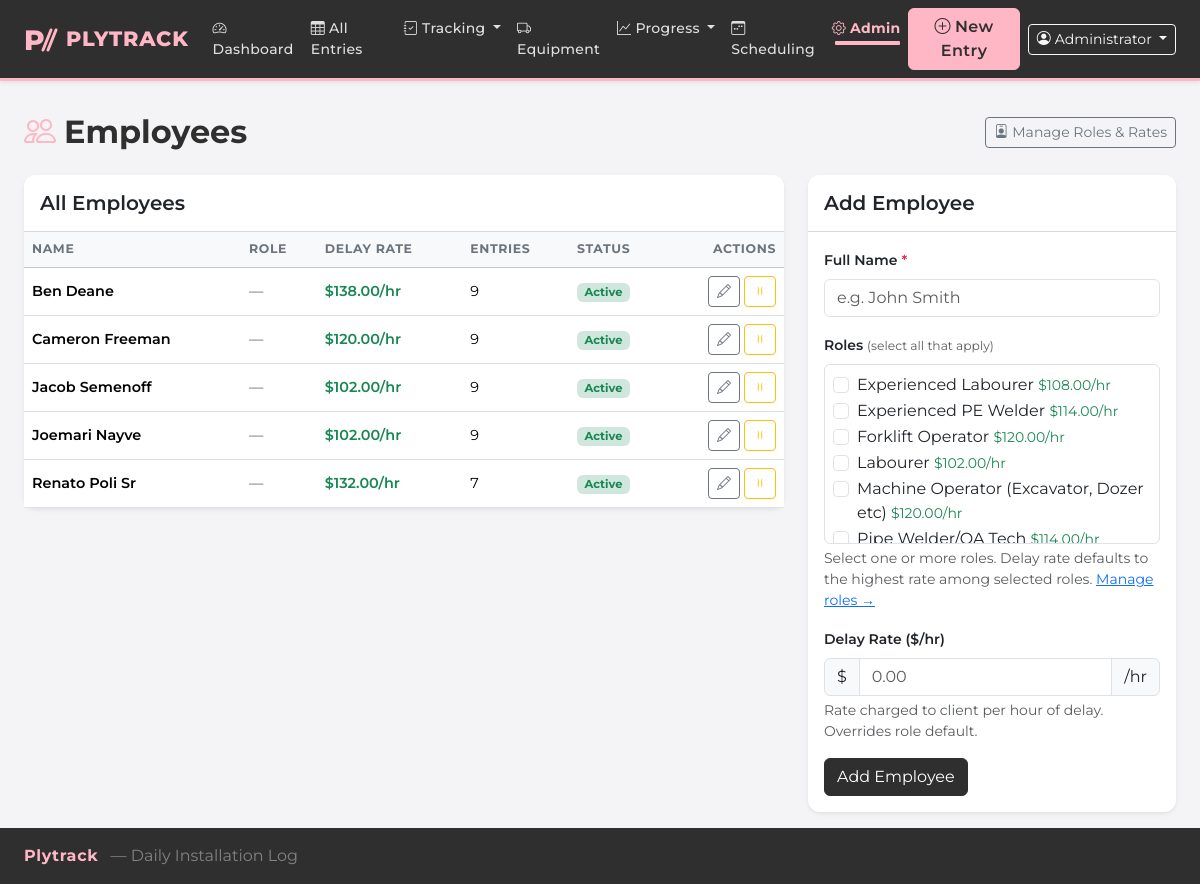
The app's page /admin/employees (signed in) with its own data.
### models.py (models this page shows, shortened)
class User(UserMixin, db.Model):
    id = db.Column(db.Integer, primary_key=True)
    username = db.Column(db.String(100), nullable=False, unique=True)
    display_name = db.Column(db.String(200))       # full name shown in entries
    email = db.Column(db.String(200))              # contact email
    password_hash = db.Column(db.String(256), nullable=False)
    is_admin = db.Column(db.Boolean, default=False)
    active = db.Column(db.Boolean, default=True)
    created_at = db.Column(db.DateTime, default=datetime.utcnow)
    entries = db.relationship('DailyEntry', backref='submitted_by_user', lazy=True)
    @property
    def is_active(self):
        return self.active

class Employee(db.Model):
    id = db.Column(db.Integer, primary_key=True)
    name = db.Column(db.String(200), nullable=False)
    role = db.Column(db.String(100))              # display string, synced from roles on save
    role_id = db.Column(db.Integer, db.ForeignKey('role.id'), nullable=True)  # legacy primary role
    delay_rate = db.Column(db.Float)              # overridable; defaults to max of assigned roles
    active = db.Column(db.Boolean, default=True)
    created_at = db.Column(db.DateTime, default=datetime.utcnow)
    roles = db.relationship('Role', secondary='employee_roles', lazy='subquery',
                            backref=db.backref('member_employees', lazy=True))

class Role(db.Model):
    id = db.Column(db.Integer, primary_key=True)
    name = db.Column(db.String(100), nullable=False)
    delay_rate = db.Column(db.Float)
    group_name = db.Column(db.String(100))   # scheduling role group (e.g. "Supervisor", "Labourer")
    employees = db.relationship('Employee', backref='role_obj', lazy=True)

### app.py (the view, shortened to what this page needs)
@app.route('/admin/employees', methods=['GET', 'POST'])
def admin_employees():
    employees = Employee.query.order_by(Employee.name).all()
    roles = Role.query.order_by(Role.name).all()
    return render_template('admin/employees.html', employees=employees, roles=roles)

### app.py (called while the page is built)
@login_manager.user_loader
def load_user(user_id):
    return User.query.get(int(user_id))

@app.context_processor
def inject_active_projects():
    try:
        projects = Project.query.filter_by(active=True).order_by(Project.name).all()
    except Exception:
        projects = []
    return {'_active_projects': projects}

@app.before_request
def require_login():
    public_endpoints = {'login', 'logout', 'static'}
    if request.endpoint not in public_endpoints and not current_user.is_authenticated:
        return redirect(url_for('login', next=request.url))

### templates/admin/employees.html (shortened to what this page needs)
{% extends "base.html" %}
{% block content %}
<div class="d-flex justify-content-between align-items-center mb-4">
  <h2 class="fw-bold mb-0"><i class="bi bi-people me-2 text-primary"></i>Employees</h2>
  <a href="{{ url_for('admin_roles') }}" class="btn btn-outline-secondary btn-sm">
    <i class="bi bi-person-badge me-1"></i>Manage Roles &amp; Rates
  </a>
</div>
<div class="row g-4">
  <div class="col-lg-8">
    <div class="card border-0 shadow-sm">
      <div class="card-header bg-white py-3">
        <h5 class="mb-0 fw-semibold">All Employees</h5>
      </div>
      <div class="card-body p-0">
        {% if employees %}
        <table class="table table-hover align-middle mb-0">
          <thead class="table-light">
            <tr>
              <th>Name</th>
              <th>Role</th>
              <th>Delay Rate</th>
              <th>Entries</th>
              <th>Status</th>
              <th class="text-end">Actions</th>
            </tr>
          </thead>
          <tbody>
            {% for emp in employees %}
            <tr>
              <td class="fw-semibold">{{ emp.name }}</td>
              <td class="text-muted">
                {% if emp.roles %}
                  {% for r in emp.roles|sort(attribute='name') %}
                    <span class="badge bg-secondary-subtle text-secondary me-1">{{ r.name }}</span>
                  {% endfor %}
                {% else %}
                  —
                {% endif %}
              </td>
              <td>
                {% if emp.delay_rate %}
                  <span class="text-success fw-semibold">${{ '%.2f'|format(emp.delay_rate) }}/hr</span>
                {% else %}
                  <span class="text-muted">—</span>
                {% endif %}
              </td>
              <td>{{ emp.entries|length }}</td>
              <td>
                {% if emp.active %}
                  <span class="badge bg-success-subtle text-success">Active</span>
                {% else %}
                  <span class="badge bg-secondary-subtle text-secondary">Inactive</span>
                {% endif %}
              </td>
              <td class="text-end">
                <div class="d-flex gap-1 justify-content-end">
                  <button class="btn btn-sm btn-outline-secondary" type="button"
                          onclick="openEditEmployee({{ emp.id }}, '{{ emp.name|replace("'", "\\'") }}', {{ emp.roles|map(attribute='id')|list|tojson }}, '{{ emp.delay_rate or '' }}')"
                          title="Edit">
                    <i class="bi bi-pencil"></i>
                  </button>
                  <form method="POST" class="d-inline">
                    <button type="submit" class="btn btn-sm btn-outline-{% if emp.active %}warning{% else %}success{% endif %}"
                            title="{% if emp.active %}Deactivate{% else %}Activate{% endif %}">
                      <i class="bi bi-{% if emp.active %}pause{% else %}play{% endif %}"></i>
                    </button>
                  </form>
                </div>
              </td>
            </tr>
            {% endfor %}
          </tbody>
        </table>
        {% else %}
        <div class="text-center py-5 text-muted">
          <i class="bi bi-person-plus fs-1 d-block mb-2"></i>
          No employees yet. Add your first employee.
        </div>
        {% endif %}
      </div>
    </div>
  </div>
  <div class="col-lg-4">
    <div class="card border-0 shadow-sm">
      <div class="card-header bg-white py-3">
        <h5 class="mb-0 fw-semibold" id="formTitle">Add Employee</h5>
      </div>
      <div class="card-body">
        <form method="POST" id="employeeForm">
          <div class="mb-3">
            <label class="form-label fw-semibold">Full Name <span class="text-danger">*</span></label>
            <input type="text" name="name" id="empName" class="form-control" required
                   placeholder="e.g. John Smith">
          </div>
          <div class="mb-3">
            <label class="form-label fw-semibold">Roles <span class="text-muted fw-normal small">(select all that apply)</span></label>
            {% if roles %}
            <div class="border rounded p-2" style="max-height:180px; overflow-y:auto;" id="roleCheckboxes">
              {% for role in roles %}
              <div class="form-check">
                <input class="form-check-input" type="checkbox"
                       name="role_ids" value="{{ role.id }}"
                       id="role_{{ role.id }}"
                       data-rate="{{ role.delay_rate or '' }}"
                       onchange="onRolesChange()">
                <label class="form-check-label" for="role_{{ role.id }}">
                  {{ role.name }}{% if role.delay_rate %} <span class="text-success small">${{ '%.2f'|format(role.delay_rate) }}/hr</span>{% endif %}
                </label>
              </div>
              {% endfor %}
            </div>
            <div class="form-text">
              Select one or more roles. Delay rate defaults to the highest rate among selected roles.
              <a href="{{ url_for('admin_roles') }}">Manage roles →</a>
            </div>
            {% else %}
            <div class="alert alert-warning small py-2 mb-0">
              No roles defined yet.
              <a href="{{ url_for('admin_roles') }}" class="alert-link">Add roles first.</a>
            </div>
            {% endif %}
          </div>
          <div class="mb-3">
            <label class="form-label fw-semibold">
              Delay Rate ($/hr)
            </label>
            <div class="input-group">
              <span class="input-group-text">$</span>
              <input type="number" name="delay_rate" id="empDelayRate" class="form-control"
                     min="0" step="0.01" placeholder="0.00">
              <span class="input-group-text">/hr</span>
            </div>
            <div class="form-text">Rate charged to client per hour of delay. Overrides role default.</div>
          </div>
          <div class="d-flex gap-2">
            <button type="submit" class="btn btn-primary" id="submitBtn">Add Employee</button>
          </div>
        </form>
      </div>
    </div>
  </div>
</div>
{% endblock %}

### templates/base.html (shortened to what this page needs)
<!DOCTYPE html>
<html lang="en">
<head>
  <link href="https://cdn.jsdelivr.net/npm/bootstrap@5.3.3/dist/css/bootstrap.min.css" rel="stylesheet">
  <link href="https://cdn.jsdelivr.net/npm/bootstrap-icons@1.11.3/font/bootstrap-icons.css" rel="stylesheet">
  <link href="{{ url_for('static', filename='css/custom.css') }}" rel="stylesheet">
</head>
<body>
<nav class="navbar navbar-expand-lg ply-navbar shadow-sm">
  <div class="container-fluid px-4">
    <a class="navbar-brand d-flex align-items-center gap-2" href="{{ url_for('index') }}">
      <svg width="34" height="30" viewBox="0 0 34 30" fill="none" xmlns="http://www.w3.org/2000/svg" aria-hidden="true">
        <text x="0" y="26" font-family="Montserrat, sans-serif" font-weight="800" font-size="28" fill="#FFB7C5">P</text>
      </svg>
      <span>Plytrack</span>
    </a>
    <div class="collapse navbar-collapse" id="navMenu">
      <ul class="navbar-nav me-auto mb-2 mb-lg-0">
        <li class="nav-item">
          <a class="nav-link {% if request.endpoint == 'index' %}active{% endif %}" href="{{ url_for('index') }}">
            <i class="bi bi-speedometer2 me-1"></i>Dashboard
          </a>
        </li>
        <li class="nav-item">
          <a class="nav-link {% if request.endpoint == 'entries' %}active{% endif %}" href="{{ url_for('entries') }}">
            <i class="bi bi-table me-1"></i>All Entries
          </a>
        </li>
        <li class="nav-item dropdown">
          <a class="nav-link dropdown-toggle {% if request.endpoint and (request.endpoint.startswith('hire') or 'delay_report' in (request.endpoint or '') or request.endpoint == 'morning_standdown') %}active{% endif %}"
             href="#" data-bs-toggle="dropdown">
            <i class="bi bi-journal-check me-1"></i>Tracking
          </a>
        </li>
        <li class="nav-item">
          <a class="nav-link {% if request.endpoint == 'equipment_overview' %}active{% endif %}"
             href="{{ url_for('equipment_overview') }}">
            <i class="bi bi-truck me-1"></i>Equipment
          </a>
        </li>
        <li class="nav-item dropdown">
          <a class="nav-link dropdown-toggle {% if request.endpoint and ('project_dashboard' in request.endpoint or 'panel' in request.endpoint) %}active{% endif %}"
             href="#" data-bs-toggle="dropdown">
            <i class="bi bi-graph-up me-1"></i>Progress
          </a>
        </li>
        <li class="nav-item">
          <a class="nav-link {% if request.endpoint and 'scheduling' in request.endpoint %}active{% endif %}"
             href="{{ url_for('scheduling_overview') }}">
            <i class="bi bi-calendar3-week me-1"></i>Scheduling
          </a>
        </li>
        <li class="nav-item dropdown">
          <a class="nav-link dropdown-toggle {% if request.endpoint and 'admin' in request.endpoint %}active{% endif %}"
             href="#" data-bs-toggle="dropdown">
            <i class="bi bi-gear me-1"></i>Admin
          </a>
        </li>
      </ul>
      <div class="d-flex align-items-center gap-2">
        <a href="{{ url_for('new_entry') }}" class="btn btn-ply-primary fw-semibold">
          <i class="bi bi-plus-circle me-1"></i>New Entry
        </a>
        <div class="dropdown">
          <button class="btn btn-outline-light btn-sm dropdown-toggle" data-bs-toggle="dropdown">
            <i class="bi bi-person-circle me-1"></i>{{ current_user.display_name or current_user.username }}
          </button>
        </div>
      </div>
    </div>
  </div>
</nav>
<div class="container-fluid px-4 py-3">
  {% block content %}{% endblock %}
</div>
<footer class="footer mt-auto py-3">
  <div class="container-fluid px-4">
    <span class="ply-footer-brand">Plytrack</span>
    <span class="ms-2" style="color:rgba(255,255,255,0.4);">&mdash; Daily Installation Log</span>
  </div>
</footer>
</body>
</html>

### static/css/custom.css (style rules this page uses)
:root { --ply-pink: #FFB7C5; --ply-pink-dark: #e8899a; --ply-slate: #2F2F2F; --ply-slate-mid: #3f3f3f; --ply-concrete: #D9D9D9; --ply-sky: #A6E6FC; --ply-bg: #f4f4f6; --bs-primary: #FFB7C5; --bs-primary-rgb: 255, 183, 197; --bs-link-color: #2F2F2F; --bs-link-hover-color: #e8899a; }
body { background-color: var(--ply-bg); min-height: 100vh; display: flex; flex-direction: column; font-family: 'Montserrat', sans-serif; }
.container-fluid { max-width: 1400px; }
.navbar.ply-navbar { background-color: var(--ply-slate) !important; border-bottom: 3px solid var(--ply-pink); }
.ply-navbar .navbar-brand { color: var(--ply-pink) !important; font-weight: 800; font-size: 1.3rem; letter-spacing: 0.04em; text-transform: uppercase; }
.ply-navbar .nav-link { color: rgba(255,255,255,0.85) !important; font-weight: 500; font-size: 0.875rem; letter-spacing: 0.02em; }
.ply-navbar .nav-link.active { color: var(--ply-pink) !important; font-weight: 700; }
.btn-ply-primary { background-color: var(--ply-pink); border-color: var(--ply-pink); color: var(--ply-slate); font-weight: 700; letter-spacing: 0.03em; }
.btn-primary { background-color: var(--ply-slate); border-color: var(--ply-slate); color: #fff; }
.card { border-radius: 0.75rem; border: none; box-shadow: 0 1px 4px rgba(0,0,0,0.07); }
.card-header { border-radius: 0.75rem 0.75rem 0 0 !important; border-bottom: 1px solid var(--ply-concrete); background-color: #fff; }
.table th { font-size: 0.78rem; font-weight: 700; text-transform: uppercase; letter-spacing: 0.05em; color: #6c757d; white-space: nowrap; }
.table td { font-size: 0.9rem; }
.badge { font-size: 0.72rem; }
.form-label.fw-semibold { font-size: 0.875rem; }
.footer { margin-top: auto; background-color: var(--ply-slate) !important; border-top: none !important; color: rgba(255,255,255,0.5); }
.footer .ply-footer-brand { color: var(--ply-pink); font-weight: 700; letter-spacing: 0.04em; }
.ply-navbar .nav-link.active::after { content: ''; display: block; height: 2px; background: var(--ply-pink); border-radius: 1px; margin-top: 2px; }
h2.fw-bold, h1.fw-bold { color: var(--ply-slate); }

### records on screen
User: display_name "Administrator"
Employee: name "Ben Deane", delay_rate "138.00", entries|length "9", active "Active"
Employee: name "Cameron Freeman", delay_rate "120.00", entries|length "9", active "Active"
Employee: name "Jacob Semenoff", delay_rate "102.00", entries|length "9", active "Active"
Employee: name "Joemari Nayve", delay_rate "102.00", entries|length "9", active "Active"
Employee: name "Renato Poli Sr", delay_rate "132.00", entries|length "7", active "Active"
Role: name "Experienced Labourer", delay_rate "108.00"
Role: name "Experienced PE Welder", delay_rate "114.00"
Role: name "Forklift Operator", delay_rate "120.00"
Role: name "Labourer", delay_rate "102.00"
Role: name "Machine Operator (Excavator, Dozer etc)", delay_rate "120.00"
Role: name "Pipe Welder/QA Tech", delay_rate "114.00"
